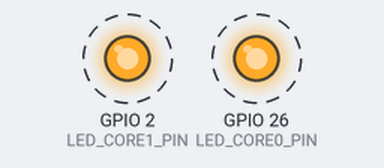
Bench run of a program on a simulated ESP32. On the bench: output pins drawn as LEDs (lit = HIGH). Dashed ring = blinking. What the program prints to the serial monitor is not drawn.

Above: at 0.16 s.
Timing chart, 0 to 4.6 s (numbered marks = the images above):
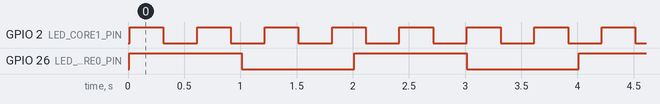

Measured:
- by itself, GPIO 2 (LED_CORE1_PIN): alternates HIGH for 0.30 s and LOW for 0.30 s
- by itself, GPIO 26 (LED_CORE0_PIN): alternates HIGH for 1.0 s and LOW for 1.0 s
- by itself, everything shown: repeats every 6.0 s, in 24 steps

The program:

main.cpp
```cpp
// (licence header left out)
#include <Arduino.h>

namespace {
constexpr uint8_t LED_CORE0_PIN = 26;         // NanoKit Pin 37, GPIO26. Safe general-purpose output; drives the external LED that belongs to the core 0 task.
constexpr uint8_t LED_CORE1_PIN = 2;          // NanoKit Pin 17, GPIO2. The onboard LED, driven by the core 1 task, so the example shows something with zero wiring too.
constexpr uint32_t SERIAL_BAUD = 115200;      // Standard NanoKit Serial Monitor speed.
constexpr uint32_t CORE0_BLINK_MS = 1000;     // Slow blink on core 0: easy to tell apart from the fast one by eye.
constexpr uint32_t CORE1_BLINK_MS = 300;      // Fast blink on core 1. The two rhythms never drift into each other because each task keeps its own timing.
constexpr uint32_t REPORT_INTERVAL_MS = 5000; // loop() prints memory figures every 5 s without disturbing the tasks.
constexpr uint32_t TASK_STACK_BYTES = 2048;   // On ESP32 the stack size is given in bytes. Enough for a few locals and Serial prints; the report shows how much is really used.
constexpr UBaseType_t TASK_PRIORITY = 1;      // Same priority as the Arduino loop task and above the idle task (0), so no task starves another.
constexpr BaseType_t CORE_0 = 0;              // PRO_CPU: also home of the Wi-Fi/Bluetooth stacks and most system services.
constexpr BaseType_t CORE_1 = 1;              // APP_CPU: where setup() and loop() run by default, and the usual place for time-critical user work.

TaskHandle_t core0TaskHandle = nullptr;       // Handles let loop() ask the scheduler about each task later (stack high-water mark).
TaskHandle_t core1TaskHandle = nullptr;
uint32_t lastReportMs = 0;                    // Timestamp of the last memory report.

void announceTask(const char *name) {
  Serial.print(name);                         // Serial is shared by both cores; keep each print short so lines rarely interleave.
  Serial.print(" started on core ");
  Serial.println(xPortGetCoreID());           // Asks the hardware which core is executing this very line: proves the pinning worked.
}

void blinkCore0Task(void *) {                 // Task functions take one void* argument (unused here) and must never return.
  announceTask("blinkCore0Task");
  bool on = false;
  for (;;) {
    on = !on;
    digitalWrite(LED_CORE0_PIN, on ? HIGH : LOW);
    vTaskDelay(pdMS_TO_TICKS(CORE0_BLINK_MS)); // Puts only this task to sleep; core 0 is free for Wi-Fi, the idle task, and the watchdog feed.
  }
}

void blinkCore1Task(void *) {
  announceTask("blinkCore1Task");
  bool on = false;
  for (;;) {
    on = !on;
    digitalWrite(LED_CORE1_PIN, on ? HIGH : LOW);
    vTaskDelay(pdMS_TO_TICKS(CORE1_BLINK_MS)); // 300 ms converted to scheduler ticks (1 ms each on the Arduino core).
  }
}

void printMemoryReport() {
  Serial.print("Report | free heap: ");
  Serial.print(ESP.getFreeHeap());            // Bytes still available for new tasks, buffers, or String objects. A steady value means no leak.
  Serial.print(" B | stack never used: core0 task ");
  Serial.print(uxTaskGetStackHighWaterMark(core0TaskHandle)); // Smallest free stack ever seen for that task, in bytes. Near zero = about to overflow.
  Serial.print(" B, core1 task ");
  Serial.print(uxTaskGetStackHighWaterMark(core1TaskHandle));
  Serial.println(" B");
}
} // namespace

void setup() {
  Serial.begin(SERIAL_BAUD);
  pinMode(LED_CORE0_PIN, OUTPUT);             // Configure both pins before any task touches them; the tasks start as soon as they are created.
  pinMode(LED_CORE1_PIN, OUTPUT);
  Serial.println("NanoKit dual core tasks example ready.");
  Serial.print("setup() and loop() run on core ");
  Serial.println(xPortGetCoreID());           // Prints 1: the Arduino core pins the loop task to core 1 by default.
  Serial.println("LEDs: core 0 task on NanoKit Pin 37 / GPIO26 (1000 ms), core 1 task on NanoKit Pin 17 / GPIO2 (300 ms).");

  xTaskCreatePinnedToCore(blinkCore0Task,     // Function the task runs forever.
                          "blinkCore0",       // Name shown by debugging tools; at most 16 characters on ESP32.
                          TASK_STACK_BYTES,   // Stack reserved for this task, in bytes.
                          nullptr,            // Argument passed to the task function (unused).
                          TASK_PRIORITY,
                          &core0TaskHandle,   // Receives the handle used later by uxTaskGetStackHighWaterMark.
                          CORE_0);            // Pin to core 0: the task will never run on core 1.
  xTaskCreatePinnedToCore(blinkCore1Task, "blinkCore1", TASK_STACK_BYTES, nullptr, TASK_PRIORITY, &core1TaskHandle, CORE_1);
}

void loop() {
  const uint32_t nowMs = millis();            // loop() is itself a FreeRTOS task on core 1 and shares that core with blinkCore1Task.
  if (nowMs - lastReportMs >= REPORT_INTERVAL_MS) {
    lastReportMs = nowMs;
    printMemoryReport();
  }
  vTaskDelay(pdMS_TO_TICKS(10));              // Yield the core between checks so the blink task and the idle task get their turn.
}
```
